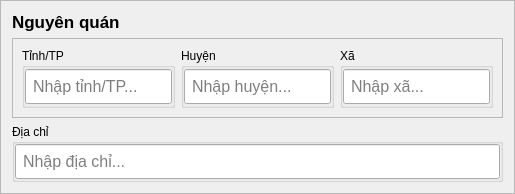
           <widget class="QFrame" name="frame_97">
            <property name="frameShape">
             <enum>QFrame::StyledPanel</enum>
            </property>
            <property name="frameShadow">
             <enum>QFrame::Raised</enum>
            </property>
            <layout class="QVBoxLayout" name="verticalLayout_17">
             <item>
              <widget class="QLabel" name="lbName_8">
               <property name="maximumSize">
                <size>
                 <width>16777215</width>
                 <height>30</height>
                </size>
               </property>
               <property name="font">
                <font>
                 <pointsize>13</pointsize>
                 <weight>75</weight>
                 <bold>true</bold>
                </font>
               </property>
               <property name="text">
                <string>Nguyên quán</string>
               </property>
              </widget>
             </item>
             <item>
              <widget class="QFrame" name="frame_98">
               <property name="minimumSize">
                <size>
                 <width>0</width>
                 <height>80</height>
                </size>
               </property>
               <property name="frameShape">
                <enum>QFrame::StyledPanel</enum>
               </property>
               <property name="frameShadow">
                <enum>QFrame::Raised</enum>
               </property>
               <layout class="QHBoxLayout" name="horizontalLayout_38">
                <item>
                 <widget class="QGroupBox" name="groupBox">
                  <property name="title">
                   <string>Tỉnh/TP</string>
                  </property>
                  <layout class="QHBoxLayout" name="horizontalLayout_35">
                   <property name="spacing">
                    <number>0</number>
                   </property>
                   <property name="leftMargin">
                    <number>0</number>
                   </property>
                   <property name="topMargin">
                    <number>0</number>
                   </property>
                   <property name="rightMargin">
                    <number>0</number>
                   </property>
                   <property name="bottomMargin">
                    <number>0</number>
                   </property>
                   <item>
                    <widget class="QLineEdit" name="lineEditProvince">
                     <property name="minimumSize">
                      <size>
                       <width>0</width>
                       <height>35</height>
                      </size>
                     </property>
                     <property name="font">
                      <font>
                       <pointsize>12</pointsize>
                       <weight>50</weight>
                       <bold>false</bold>
                      </font>
                     </property>
                     <property name="styleSheet">
                      <string notr="true">padding-left:5px</string>
                     </property>
                     <property name="text">
                      <string/>
                     </property>
                     <property name="placeholderText">
                      <string>Nhập tỉnh/TP...</string>
                     </property>
                    </widget>
                   </item>
                  </layout>
                 </widget>
                </item>
                <item>
                 <widget class="QGroupBox" name="groupBox_2">
                  <property name="title">
                   <string>Huyện</string>
                  </property>
                  <layout class="QHBoxLayout" name="horizontalLayout_36">
                   <property name="spacing">
                    <number>0</number>
                   </property>
                   <property name="leftMargin">
                    <number>0</number>
                   </property>
                   <property name="topMargin">
                    <number>0</number>
                   </property>
                   <property name="rightMargin">
                    <number>0</number>
                   </property>
                   <property name="bottomMargin">
                    <number>0</number>
                   </property>
                   <item>
                    <widget class="QLineEdit" name="lineEditDistrict">
                     <property name="minimumSize">
                      <size>
                       <width>0</width>
                       <height>35</height>
                      </size>
                     </property>
                     <property name="font">
                      <font>
                       <pointsize>12</pointsize>
                       <weight>50</weight>
                       <bold>false</bold>
                      </font>
                     </property>
                     <property name="styleSheet">
                      <string notr="true">padding-left:5px</string>
                     </property>
                     <property name="text">
                      <string/>
                     </property>
                     <property name="placeholderText">
                      <string>Nhập huyện...</string>
                     </property>
                    </widget>
                   </item>
                  </layout>
                 </widget>
                </item>
                <item>
                 <widget class="QGroupBox" name="groupBox_3">
                  <property name="title">
                   <string>Xã</string>
                  </property>
                  <layout class="QHBoxLayout" name="horizontalLayout_37">
                   <property name="spacing">
                    <number>0</number>
                   </property>
                   <property name="leftMargin">
                    <number>0</number>
                   </property>
                   <property name="topMargin">
                    <number>0</number>
                   </property>
                   <property name="rightMargin">
                    <number>0</number>
                   </property>
                   <property name="bottomMargin">
                    <number>0</number>
                   </property>
                   <item>
                    <widget class="QLineEdit" name="lineEditWards">
                     <property name="minimumSize">
                      <size>
                       <width>0</width>
                       <height>35</height>
                      </size>
                     </property>
                     <property name="font">
                      <font>
                       <pointsize>12</pointsize>
                       <weight>50</weight>
                       <bold>false</bold>
                      </font>
                     </property>
                     <property name="styleSheet">
                      <string notr="true">padding-left:5px</string>
                     </property>
                     <property name="text">
                      <string/>
                     </property>
                     <property name="placeholderText">
                      <string>Nhập xã...</string>
                     </property>
                    </widget>
                   </item>
                  </layout>
                 </widget>
                </item>
               </layout>
              </widget>
             </item>
             <item>
              <widget class="QGroupBox" name="groupBox_4">
               <property name="title">
                <string>Địa chỉ</string>
               </property>
               <layout class="QHBoxLayout" name="horizontalLayout_39">
                <property name="spacing">
                 <number>0</number>
                </property>
                <property name="leftMargin">
                 <number>0</number>
                </property>
                <property name="topMargin">
                 <number>0</number>
                </property>
                <property name="rightMargin">
                 <number>0</number>
                </property>
                <property name="bottomMargin">
                 <number>0</number>
                </property>
                <item>
                 <widget class="QLineEdit" name="lineEditAddress">
                  <property name="minimumSize">
                   <size>
                    <width>0</width>
                    <height>35</height>
                   </size>
                  </property>
                  <property name="font">
                   <font>
                    <pointsize>12</pointsize>
                    <weight>50</weight>
                    <bold>false</bold>
                   </font>
                  </property>
                  <property name="styleSheet">
                   <string notr="true">padding-left:5px</string>
                  </property>
                  <property name="text">
                   <string/>
                  </property>
                  <property name="placeholderText">
                   <string>Nhập địa chỉ...</string>
                  </property>
                 </widget>
                </item>
               </layout>
              </widget>
             </item>
            </layout>
           </widget>
